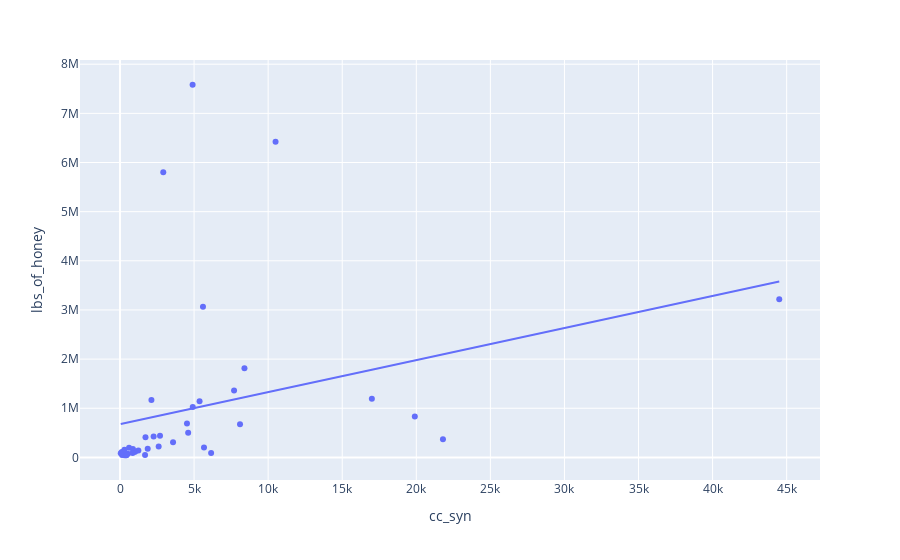

Notebook code cell kept with this figure:
### Markdown cell above
# EDA

<!-- 'deadout', 'cc_syn', 'pesticides', 'count_colonies', 'extreme_temp_days' -->

### Code cell
# df = px.data.tips()
fig = px.scatter(bees, x="cc_syn", y="lbs_of_honey", trendline="ols")
fig.show()

results = px.get_trendline_results(fig)
print(results)

### Figure 1 — Plotly figure (JSON) as saved in the notebook; plotly's stock layout.template omitted (floating-point values rounded to 4 significant figures)
{"data": [{"hovertemplate": "cc_syn=%{x}<br>lbs_of_honey=%{y}<extra></extra>", "legendgroup": "", "marker": {"color": "#636efa", "symbol": "circle"}, "mode": "markers", "name": "", "orientation": "v", "showlegend": false, "type": "scatter", "x": [430, 5670, 1870, 44500, 4600, 19900, 21800, 140, 8100, 1010, 610, 2120, 870, 380, 2270, 120, 7700, 5600, 1240, 530, 2920, 2610, 300, 4910, 1010, 10500, 2700, 5370, 1720, 290, 4900, 850, 8400, 6150, 50, 440, 17000, 1690, 4520, 3580], "xaxis": "x", "y": [44000, 201000, 176000, 3216000, 500000, 830000, 370000, 51000, 677000, 116000, 198000, 1170000, 171000, 44000, 428000, 110000, 1363000, 3063000, 141000, 73000, 5802000, 223000, 155000, 1027000, 118000, 6422000, 442000, 1141000, 409000, 45000, 7582000, 91000, 1814000, 89000, 84000, 49000, 1191000, 47000, 692000, 306000], "yaxis": "y"}, {"hovertemplate": "<b>OLS trendline</b><br>lbs_of_honey = 65.2256 * cc_syn + 675368<br>R<sup>2</sup>=0.090253<br><br>cc_syn=%{x}<br>lbs_of_honey=%{y} <b>(trend)</b><extra></extra>", "legendgroup": "", "marker": {"color": "#636efa", "symbol": "circle"}, "mode": "lines", "name": "", "showlegend": false, "type": "scatter", "x": [50, 120, 140, 290, 300, 380, 430, 440, 530, 610, 850, 870, 1010, 1010, 1240, 1690, 1720, 1870, 2120, 2270, 2610, 2700, 2920, 3580, 4520, 4600, 4900, 4910, 5370, 5600, 5670, 6150, 7700, 8100, 8400, 10500, 17000, 19900, 21800, 44500], "xaxis": "x", "y": [678600.0, 683200.0, 684500.0, 694300.0, 694900.0, 700200.0, 703400.0, 704100.0, 709900.0, 715200.0, 730800.0, 732100.0, 741200.0, 741200.0, 756200.0, 785600.0, 787600.0, 797300.0, 813600.0, 823400.0, 845600.0, 851500.0, 865800.0, 908900.0, 970200.0, 975400.0, 995000.0, 995600.0, 1026000.0, 1041000.0, 1045000.0, 1077000.0, 1178000.0, 1204000.0, 1223000.0, 1360000.0, 1784000.0, 1973000.0, 2097000.0, 3578000.0], "yaxis": "y"}], "layout": {"legend": {"tracegroupgap": 0}, "margin": {"t": 60}, "xaxis": {"anchor": "y", "domain": [0, 1], "title": {"text": "cc_syn"}}, "yaxis": {"anchor": "x", "domain": [0, 1], "title": {"text": "lbs_of_honey"}}}}
